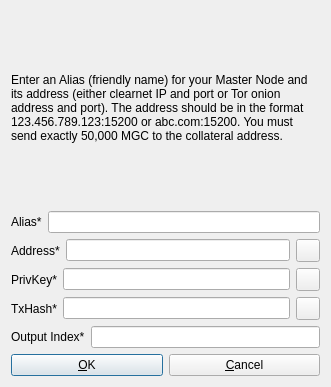
<?xml version="1.0" encoding="UTF-8"?>
<ui version="4.0">
 <class>AddEditAtomNode</class>
 <widget class="QDialog" name="AddEditAtomNode">
  <property name="geometry">
   <rect>
    <x>0</x>
    <y>0</y>
    <width>331</width>
    <height>387</height>
   </rect>
  </property>
  <property name="windowTitle">
   <string>Add/Edit Mergecoin Node</string>
  </property>
  <property name="modal">
   <bool>true</bool>
  </property>
  <layout class="QVBoxLayout" name="verticalLayout">
   <item>
    <widget class="QLabel" name="label_9">
     <property name="sizePolicy">
      <sizepolicy hsizetype="Preferred" vsizetype="Expanding">
       <horstretch>0</horstretch>
       <verstretch>0</verstretch>
      </sizepolicy>
     </property>
     <property name="text">
      <string>&lt;html&gt;&lt;head/&gt;&lt;body&gt;&lt;p&gt;Enter an Alias (friendly name) for your Master Node and its address (either clearnet IP and port or Tor onion address and port). The address should be in the format 123.456.789.123:15200 or abc.com:15200. You must send exactly 50,000 MGC to the collateral address.&lt;/p&gt;&lt;/body&gt;&lt;/html&gt;</string>
     </property>
     <property name="wordWrap">
      <bool>true</bool>
     </property>
    </widget>
   </item>
   <item>
    <layout class="QHBoxLayout" name="horizontalLayout_4">
     <property name="bottomMargin">
      <number>0</number>
     </property>
     <item>
      <widget class="QLabel" name="label_4">
       <property name="text">
        <string>Alias*</string>
       </property>
      </widget>
     </item>
     <item>
      <widget class="QLineEdit" name="aliasLineEdit"/>
     </item>
    </layout>
   </item>
   <item>
    <layout class="QHBoxLayout" name="horizontalLayout_5">
     <property name="bottomMargin">
      <number>0</number>
     </property>
     <item>
      <widget class="QLabel" name="label_6">
       <property name="text">
        <string>Address*</string>
       </property>
      </widget>
     </item>
     <item>
      <widget class="QLineEdit" name="addressLineEdit"/>
     </item>
     <item>
      <widget class="QToolButton" name="AddEditAddressPasteButton">
       <property name="toolTip">
        <string>Paste address from clipboard</string>
       </property>
       <property name="text">
        <string/>
       </property>
       <property name="icon">
        <iconset resource="../bitcoin.qrc">
         <normaloff>:/icons/editpaste</normaloff>:/icons/editpaste</iconset>
       </property>
       <property name="shortcut">
        <string>Alt+P</string>
       </property>
      </widget>
     </item>
    </layout>
   </item>
   <item>
    <layout class="QHBoxLayout" name="horizontalLayout_3">
     <property name="bottomMargin">
      <number>0</number>
     </property>
     <item>
      <widget class="QLabel" name="label_5">
       <property name="text">
        <string>PrivKey*</string>
       </property>
      </widget>
     </item>
     <item>
      <widget class="QLineEdit" name="privkeyLineEdit"/>
     </item>
     <item>
      <widget class="QToolButton" name="AddEditPrivkeyPasteButton">
       <property name="toolTip">
        <string>Paste address from clipboard</string>
       </property>
       <property name="text">
        <string/>
       </property>
       <property name="icon">
        <iconset resource="../bitcoin.qrc">
         <normaloff>:/icons/editpaste</normaloff>:/icons/editpaste</iconset>
       </property>
       <property name="shortcut">
        <string>Alt+P</string>
       </property>
      </widget>
     </item>
    </layout>
   </item>
   <item>
    <layout class="QHBoxLayout" name="horizontalLayout_2">
     <property name="bottomMargin">
      <number>0</number>
     </property>
     <item>
      <widget class="QLabel" name="label_2">
       <property name="text">
        <string>TxHash*</string>
       </property>
      </widget>
     </item>
     <item>
      <widget class="QLineEdit" name="txhashLineEdit"/>
     </item>
     <item>
      <widget class="QToolButton" name="AddEditTxhashPasteButton">
       <property name="toolTip">
        <string>Paste address from clipboard</string>
       </property>
       <property name="text">
        <string/>
       </property>
       <property name="icon">
        <iconset resource="../bitcoin.qrc">
         <normaloff>:/icons/editpaste</normaloff>:/icons/editpaste</iconset>
       </property>
       <property name="shortcut">
        <string>Alt+P</string>
       </property>
      </widget>
     </item>
    </layout>
   </item>
   <item>
    <layout class="QHBoxLayout" name="horizontalLayout_8">
     <property name="bottomMargin">
      <number>0</number>
     </property>
     <item>
      <widget class="QLabel" name="label_8">
       <property name="text">
        <string>Output Index*</string>
       </property>
      </widget>
     </item>
     <item>
      <widget class="QLineEdit" name="outputindexLineEdit"/>
     </item>
    </layout>
   </item>
   <item>
    <layout class="QHBoxLayout" name="horizontalLayout_Buttons">
     <item>
      <widget class="QPushButton" name="okButton">
       <property name="text">
        <string>&amp;OK</string>
       </property>
      </widget>
     </item>
     <item>
      <widget class="QPushButton" name="cancelButton">
       <property name="text">
        <string>&amp;Cancel</string>
       </property>
       <property name="autoDefault">
        <bool>false</bool>
       </property>
      </widget>
     </item>
    </layout>
   </item>
  </layout>
 </widget>
 <resources>
  <include location="../bitcoin.qrc"/>
 </resources>
 <connections/>
</ui>
